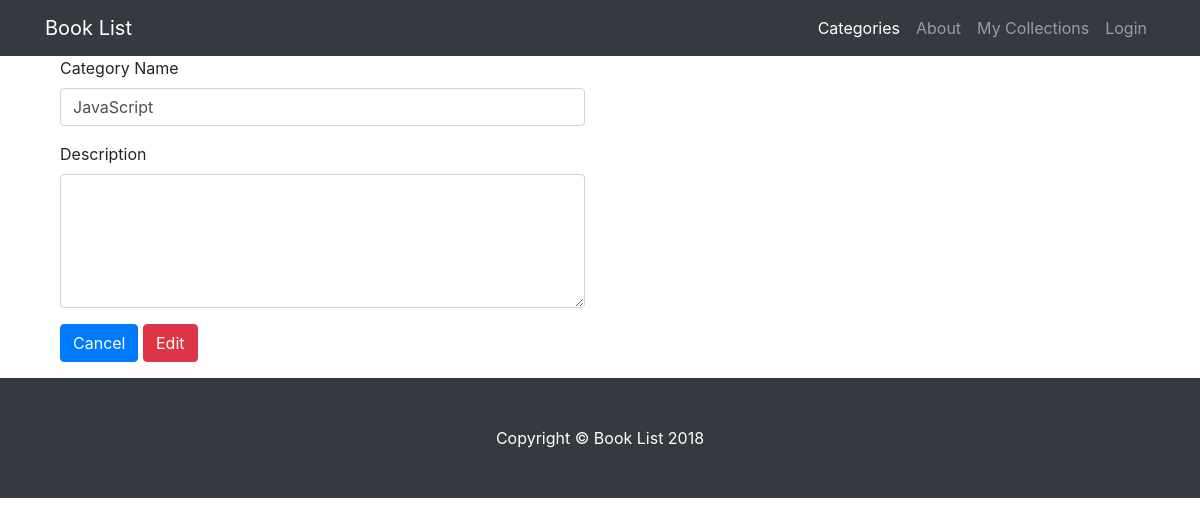
The app's page /category/2/edit, older data.
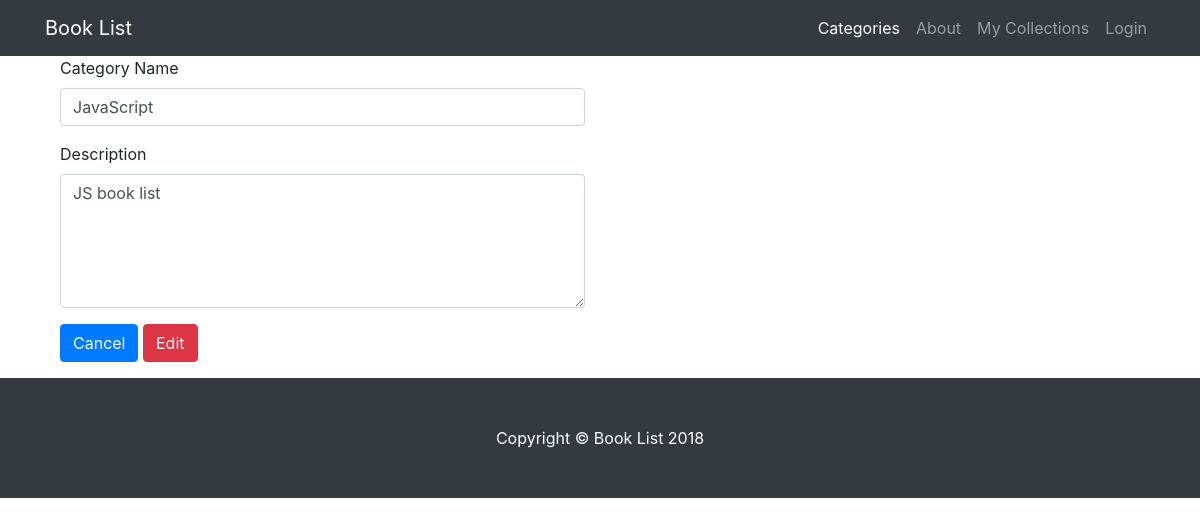
The same page, newer data.
### database_setup.py (models this page shows, shortened)
class Category(Base):
    __tablename__ = 'category'
    id = Column(Integer, primary_key=True)
    name = Column(String(250), nullable=False)
    desc = Column(String(400))

### project.py (the view)
@app.route('/category/<int:category_id>/edit', methods=['GET', 'POST'])
def editCategory(category_id):
    category = session.query(Category).filter_by(id=category_id).one()
    if request.method == 'POST':
        category.name = request.form['name']
        if 'desc' in request.form and request.form['desc'] != "":
            category.desc = request.form['desc']
        else:
            category.desc = None
        session.add(category)
        session.commit()
        return redirect(url_for('categories'))
    else:
        return render_template("editCategory.html", category=category)

### templates/editCategory.html
{% extends "main.html" %}
{% block content %}
    {% include "header.html" %}
    <div class="container">
        <div class="col-md-6 col-md-offset-1 padding-top">
            <form action="#" method="POST">
                <div class="form-group">
                    <label for="name">Category Name</label>
                    <input name="name" type="text" class="form-control" id="name" value="{{category.name}}">
                </div>
                <div class="form-group">
                    <label for="desc">Description</label>
                    <textarea name="desc" class="form-control" id="desc" rows="5">{% if category.desc %}{{category.desc}}{% endif %}</textarea>
                </div>
                <a href="{{url_for('categories')}}" class="btn btn-primary">Cancel</a>
                <button type="submit" class="btn btn-danger">Edit</button>
            </form>
        </div>
    </div>
{% endblock %}

Row changes from the older to the newer data that the page shows:
changed Category "JavaScript": desc (not shown) → "JS book list"
